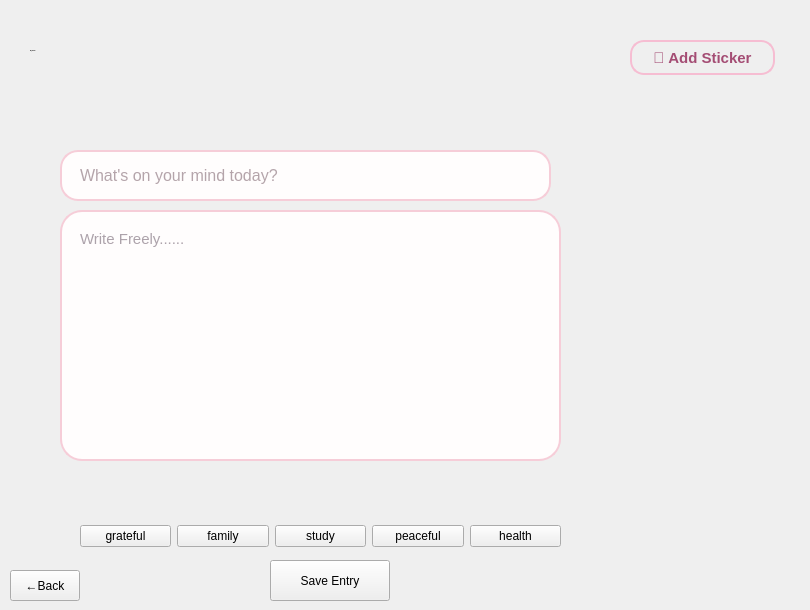
      <widget class="QWidget" name="pageJournal">
       <widget class="QPushButton" name="btnBackFromJournal">
        <property name="geometry">
         <rect>
          <x>10</x>
          <y>570</y>
          <width>70</width>
          <height>31</height>
         </rect>
        </property>
        <property name="styleSheet">
         <string notr="true"/>
        </property>
        <property name="text">
         <string>←Back</string>
        </property>
       </widget>
       <widget class="QLineEdit" name="lineEditTitle">
        <property name="geometry">
         <rect>
          <x>60</x>
          <y>150</y>
          <width>491</width>
          <height>51</height>
         </rect>
        </property>
        <property name="styleSheet">
         <string notr="true">/* 🌸 Journal Title */

QLineEdit#lineEditTitle
{
    background-color: #FFFDFD;

    border: 2px solid #F6CDD8;
    border-radius: 18px;

    padding: 10px 16px;

    color: #6A4C58;

    font-family: &quot;Poppins&quot;;
    font-size: 12pt;
}

QLineEdit#lineEditTitle:focus
{
    border: 2px solid #EC87B0;
}



</string>
        </property>
        <property name="placeholderText">
         <string>What's on your mind today? </string>
        </property>
       </widget>
       <widget class="QPushButton" name="btnSave">
        <property name="geometry">
         <rect>
          <x>270</x>
          <y>560</y>
          <width>120</width>
          <height>41</height>
         </rect>
        </property>
        <property name="styleSheet">
         <string notr="true">
 background:qlineargradient(x1:0,y1:0,x2:0,y2:1,
                               stop:0 #FFEAF2,
                               stop:1 #FFD8E8);

    border:2px solid #F6BDD2;
    border-radius:14px;

    color:#A44D74;

    font-family:&quot;Poppins&quot;;
    font-size:11pt;
    font-weight:600;

    padding:8px 16px;

QPushButton#btnSave:hover
{
    background:#FFD8EA;
    border:2px solid #EC87B0;
}

QPushButton#btnSave:pressed
{
    background:#F7BED6;
}</string>
        </property>
        <property name="text">
         <string>Save Entry</string>
        </property>
       </widget>
       <widget class="QPushButton" name="btnAddSticker">
        <property name="geometry">
         <rect>
          <x>630</x>
          <y>40</y>
          <width>145</width>
          <height>35</height>
         </rect>
        </property>
        <property name="styleSheet">
         <string notr="true">QPushButton#btnAddSticker
{
    background:qlineargradient(x1:0,y1:0,x2:0,y2:1,
                               stop:0 #FFEAF2,
                               stop:1 #FFD8E8);

    border:2px solid #F6BDD2;
    border-radius:14px;

    color:#A44D74;

    font-family:&quot;Poppins&quot;;
    font-size:11pt;
    font-weight:600;

    padding:8px 16px;
}

QPushButton#btnAddSticker:hover
{
    background:#FFD8EA;
    border:2px solid #EC87B0;
}

QPushButton#btnAddSticker:pressed
{
    background:#F7BED6;
}</string>
        </property>
        <property name="text">
         <string>🎀 Add Sticker</string>
        </property>
       </widget>
       <widget class="QLabel" name="myJournal">
        <property name="geometry">
         <rect>
          <x>30</x>
          <y>10</y>
          <width>411</width>
          <height>81</height>
         </rect>
        </property>
        <property name="font">
         <font>
          <family>Segoe Print</family>
          <pointsize>-1</pointsize>
          <bold>true</bold>
         </font>
        </property>
        <property name="text">
         <string>My Journal</string>
        </property>
       </widget>
       <widget class="QLabel" name="label_6">
        <property name="geometry">
         <rect>
          <x>120</x>
          <y>440</y>
          <width>37</width>
          <height>12</height>
         </rect>
        </property>
        <property name="text">
         <string/>
        </property>
       </widget>
       <widget class="QTextEdit" name="textEditContent">
        <property name="geometry">
         <rect>
          <x>60</x>
          <y>210</y>
          <width>501</width>
          <height>251</height>
         </rect>
        </property>
        <property name="styleSheet">
         <string notr="true">

QTextEdit#textEditContent
{
    background-color: #FFFDFD;

    border: 2px solid #F6CDD8;
    border-radius: 22px;

    padding: 14px;

    color: #5A4758;

    font-family: &quot;Nunito&quot;;
    font-size: 11pt;

    selection-background-color: #F8C8DC;
}

QTextEdit#textEditContent:focus
{
    border: 2px solid #EC87B0;
}</string>
        </property>
        <property name="placeholderText">
         <string>Write Freely......</string>
        </property>
       </widget>
       <widget class="QLabel" name="label_8">
        <property name="geometry">
         <rect>
          <x>0</x>
          <y>40</y>
          <width>631</width>
          <height>481</height>
         </rect>
        </property>
        <property name="text">
         <string/>
        </property>
        <property name="pixmap">
         <pixmap resource="resources.qrc">:/assets/journalBack.png</pixmap>
        </property>
        <property name="scaledContents">
         <bool>true</bool>
        </property>
       </widget>
       <widget class="QLabel" name="label_10">
        <property name="geometry">
         <rect>
          <x>570</x>
          <y>20</y>
          <width>91</width>
          <height>81</height>
         </rect>
        </property>
        <property name="text">
         <string/>
        </property>
        <property name="pixmap">
         <pixmap resource="resources.qrc">:/assets/butterfly.png</pixmap>
        </property>
        <property name="scaledContents">
         <bool>true</bool>
        </property>
       </widget>
       <widget class="QLabel" name="label_11">
        <property name="geometry">
         <rect>
          <x>610</x>
          <y>80</y>
          <width>191</width>
          <height>291</height>
         </rect>
        </property>
        <property name="text">
         <string/>
        </property>
        <property name="pixmap">
         <pixmap resource="resources.qrc">:/assets/dog.png</pixmap>
        </property>
        <property name="scaledContents">
         <bool>true</bool>
        </property>
       </widget>
       <widget class="QWidget" name="layoutWidget">
        <property name="geometry">
         <rect>
          <x>80</x>
          <y>520</y>
          <width>481</width>
          <height>32</height>
         </rect>
        </property>
        <layout class="QHBoxLayout" name="horizontalLayout_3">
         <item>
          <widget class="QPushButton" name="btnTagGrateful">
           <property name="text">
            <string>grateful</string>
           </property>
           <property name="checkable">
            <bool>true</bool>
           </property>
          </widget>
         </item>
         <item>
          <widget class="QPushButton" name="btnTagFamily">
           <property name="text">
            <string>family</string>
           </property>
           <property name="checkable">
            <bool>true</bool>
           </property>
          </widget>
         </item>
         <item>
          <widget class="QPushButton" name="btnTagStudy">
           <property name="text">
            <string>study</string>
           </property>
           <property name="checkable">
            <bool>true</bool>
           </property>
          </widget>
         </item>
         <item>
          <widget class="QPushButton" name="btnTagPeaceful">
           <property name="text">
            <string>peaceful</string>
           </property>
           <property name="checkable">
            <bool>true</bool>
           </property>
          </widget>
         </item>
         <item>
          <widget class="QPushButton" name="btnTagHealth">
           <property name="text">
            <string>health</string>
           </property>
           <property name="checkable">
            <bool>true</bool>
           </property>
          </widget>
         </item>
        </layout>
       </widget>
       <zorder>layoutWidget</zorder>
       <zorder>label_8</zorder>
       <zorder>btnBackFromJournal</zorder>
       <zorder>lineEditTitle</zorder>
       <zorder>btnSave</zorder>
       <zorder>btnAddSticker</zorder>
       <zorder>myJournal</zorder>
       <zorder>label_6</zorder>
       <zorder>textEditContent</zorder>
       <zorder>label_10</zorder>
       <zorder>label_11</zorder>
      </widget>
